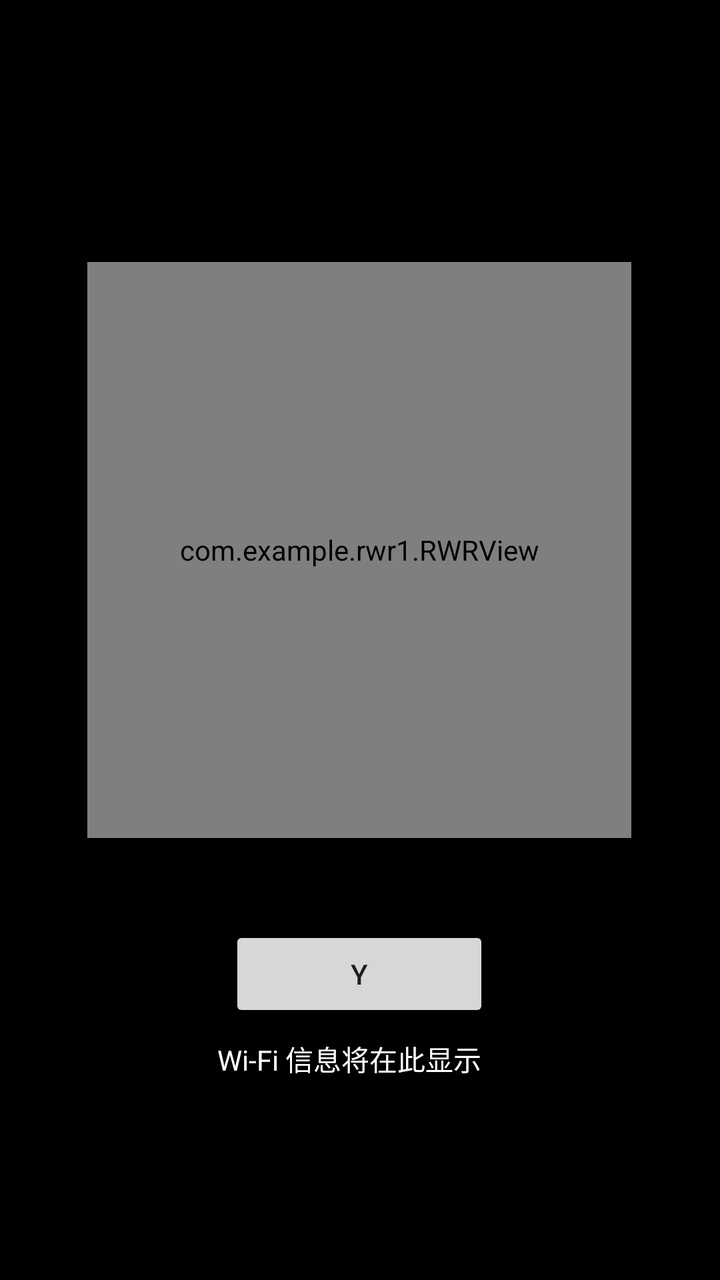
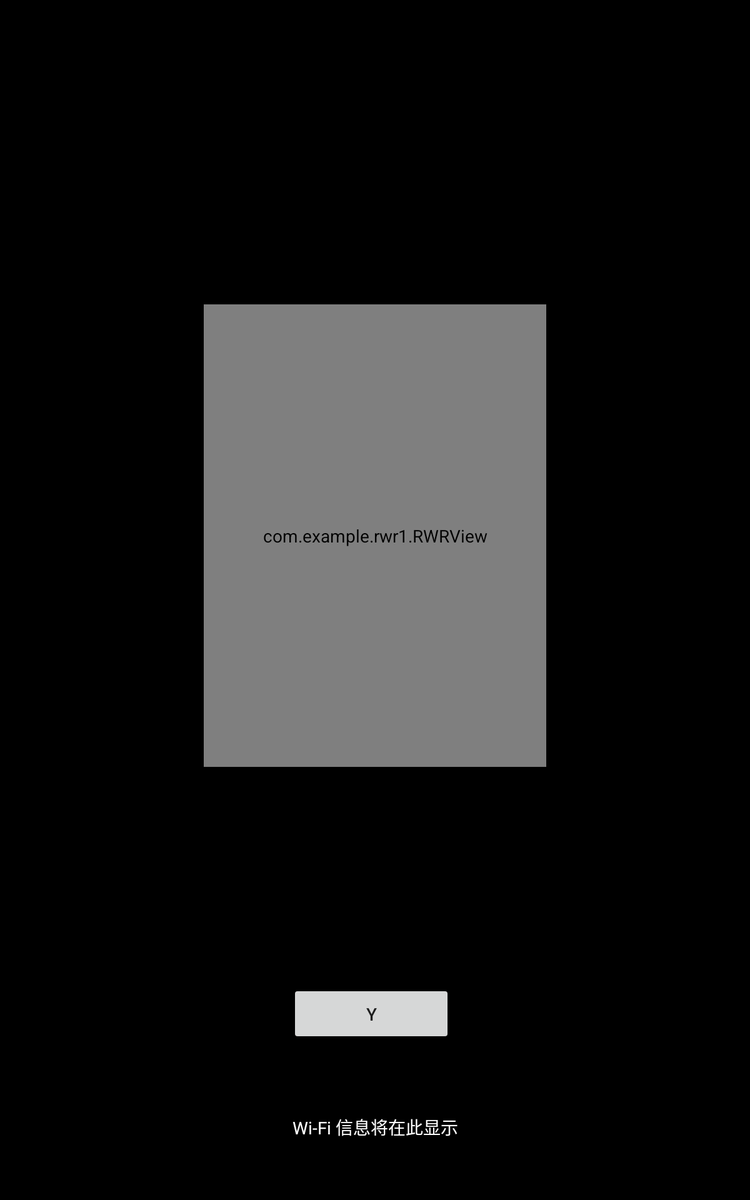

The same Android screen from two of the app's own layout files: first res/layout/ as a phone draws it, then the repository's variant for another configuration, drawn on a device whose configuration selects that folder. Both files follow.
<!-- AndroidManifest.xml: activity theme Theme.RWR1 -->
<!-- res/layout/activity_main.xml -->
<?xml version="1.0" encoding="utf-8"?>
<androidx.constraintlayout.widget.ConstraintLayout
    xmlns:android="http://schemas.android.com/apk/res/android"
    xmlns:app="http://schemas.android.com/apk/res-auto"
    xmlns:tools="http://schemas.android.com/tools"
    android:layout_width="match_parent"
    android:layout_height="match_parent"
    android:background="@android:color/black"
    tools:context=".MainActivity">

    <TextView
        android:id="@+id/missile_alert_text"
        android:layout_width="wrap_content"
        android:layout_height="wrap_content"
        android:background="@color/green"
        android:padding="4dp"
        android:text="敌导弹"
        android:textColor="@android:color/black"
        android:textSize="42sp"
        android:visibility="invisible"
        app:layout_constraintBottom_toTopOf="@+id/rwr_display"
        app:layout_constraintEnd_toEndOf="parent"
        app:layout_constraintHorizontal_bias="0.498"
        app:layout_constraintStart_toStartOf="parent"
        app:layout_constraintTop_toTopOf="parent"
        app:layout_constraintVertical_bias="1.0" />

    <com.example.rwr1.RWRView
        android:id="@+id/rwr_display"
        android:layout_width="272dp"
        android:layout_height="288dp"
        android:layout_marginBottom="44dp"
        app:layout_constraintBottom_toTopOf="@+id/y_button"
        app:layout_constraintEnd_toEndOf="parent"
        app:layout_constraintHorizontal_bias="0.496"
        app:layout_constraintStart_toStartOf="parent" />

    <Button
        android:id="@+id/y_button"
        android:layout_width="130dp"
        android:layout_height="wrap_content"
        android:layout_marginBottom="8dp"
        android:text="Y"
        app:layout_constraintBottom_toTopOf="@+id/network_list"
        app:layout_constraintEnd_toEndOf="parent"
        app:layout_constraintHorizontal_bias="0.498"
        app:layout_constraintStart_toStartOf="parent"
        tools:ignore="HardcodedText" />

    <TextView
        android:id="@+id/network_list"
        android:layout_width="142dp"
        android:layout_height="41dp"
        android:layout_marginBottom="80dp"
        android:text="Wi-Fi 信息将在此显示"
        android:textColor="@android:color/white"
        app:layout_constraintBottom_toBottomOf="parent"
        app:layout_constraintEnd_toEndOf="parent"
        app:layout_constraintHorizontal_bias="0.498"
        app:layout_constraintStart_toStartOf="parent" />

</androidx.constraintlayout.widget.ConstraintLayout>
<!-- resources referenced by this layout -->
<resources>
  <style name="Theme.RWR1" parent="Base.Theme.RWR1" />
  <style name="Base.Theme.RWR1" parent="Theme.AppCompat.Light.DarkActionBar">
          <item name="colorPrimary">@color/purple_500</item>
          <item name="colorPrimaryVariant">@color/purple_700</item>
          <item name="colorOnPrimary">@color/white</item>
          <item name="colorSecondary">@color/teal_200</item>
          <item name="colorSecondaryVariant">@color/teal_700</item>
          <item name="colorOnSecondary">@color/black</item>
          <item name="android:statusBarColor">?attr/colorPrimaryVariant</item>
      </style>
</resources>
<!-- res/layout-sw600dp/activity_main.xml (the repository's variant of the layout above) -->
<!-- drawn on a 7-inch tablet held upright -->
<?xml version="1.0" encoding="utf-8"?>
<androidx.constraintlayout.widget.ConstraintLayout
    xmlns:android="http://schemas.android.com/apk/res/android"
    xmlns:app="http://schemas.android.com/apk/res-auto"
    xmlns:tools="http://schemas.android.com/tools"
    android:layout_width="match_parent"
    android:layout_height="match_parent"
    android:background="@android:color/black"
    tools:context=".MainActivity">

    <TextView
        android:id="@+id/missile_alert_text"
        android:layout_width="wrap_content"
        android:layout_height="wrap_content"
        android:background="@color/green"
        android:padding="4dp"
        android:text="敌导弹"
        android:textColor="@android:color/black"
        android:textSize="42sp"
        android:visibility="invisible"
        app:layout_constraintBottom_toTopOf="@+id/rwr_display"
        app:layout_constraintEnd_toEndOf="parent"
        app:layout_constraintStart_toStartOf="parent"
        app:layout_constraintTop_toTopOf="parent"
        app:layout_constraintVertical_chainStyle="packed" android:layout_marginBottom="8dp" />

    <com.example.rwr1.RWRView
        android:id="@+id/rwr_display"
        android:layout_width="274dp" android:layout_height="370dp" app:layout_constraintBottom_toTopOf="@+id/y_button"
        app:layout_constraintEnd_toEndOf="parent"
        app:layout_constraintStart_toStartOf="parent"
        app:layout_constraintTop_toBottomOf="@+id/missile_alert_text"
        android:layout_marginTop="8dp" android:layout_marginBottom="16dp" />

    <Button
        android:id="@+id/y_button"
        android:layout_width="130dp"
        android:layout_height="wrap_content"
        android:layout_marginBottom="56dp"
        android:text="Y"
        app:layout_constraintBottom_toTopOf="@+id/network_list"
        app:layout_constraintEnd_toEndOf="parent"
        app:layout_constraintHorizontal_bias="0.494"
        app:layout_constraintStart_toStartOf="parent"
        tools:ignore="HardcodedText" />

    <TextView
        android:id="@+id/network_list"
        android:layout_width="wrap_content"
        android:layout_height="wrap_content"
        android:layout_marginBottom="48dp"
        android:text="Wi-Fi 信息将在此显示"
        android:textColor="@android:color/white"
        app:layout_constraintBottom_toBottomOf="parent"
        app:layout_constraintEnd_toEndOf="parent"
        app:layout_constraintStart_toStartOf="parent" />

</androidx.constraintlayout.widget.ConstraintLayout>
